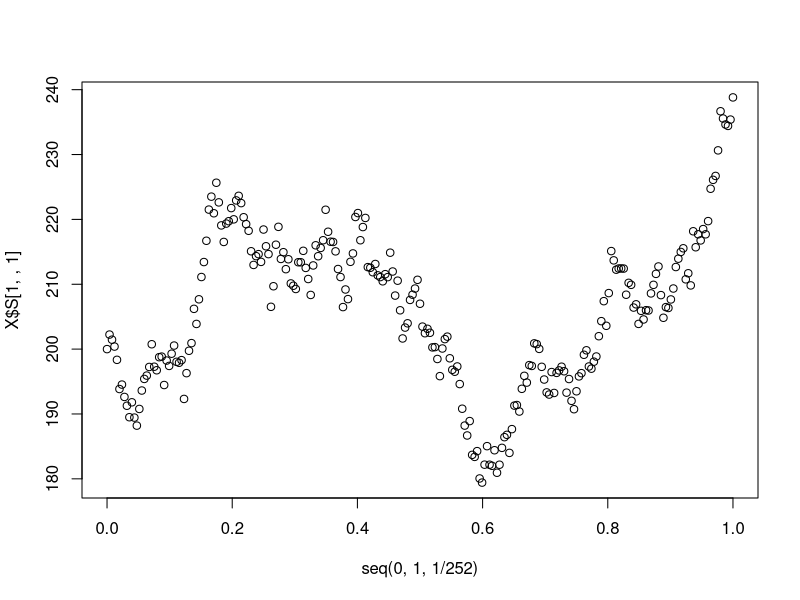
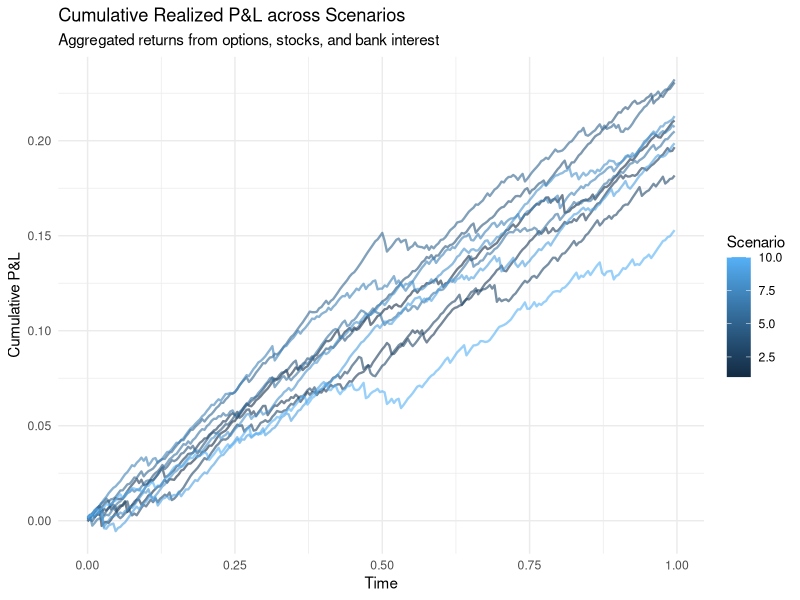
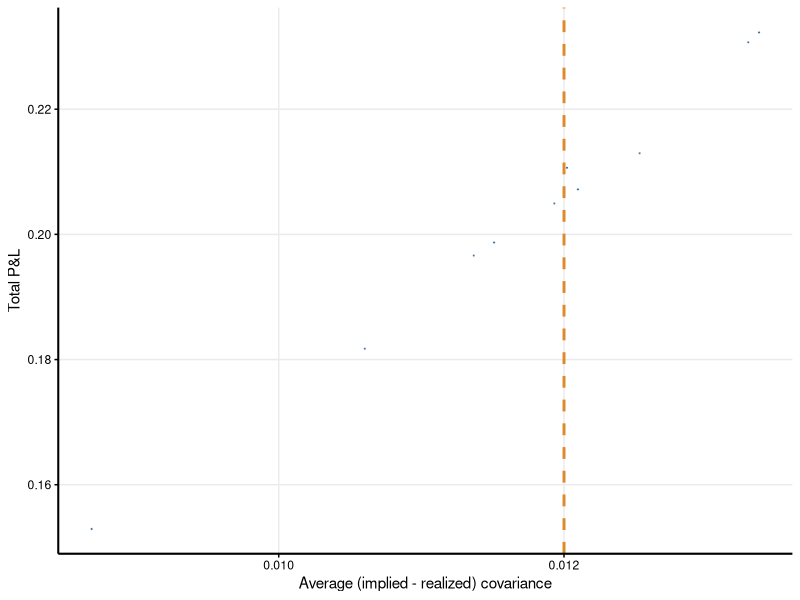
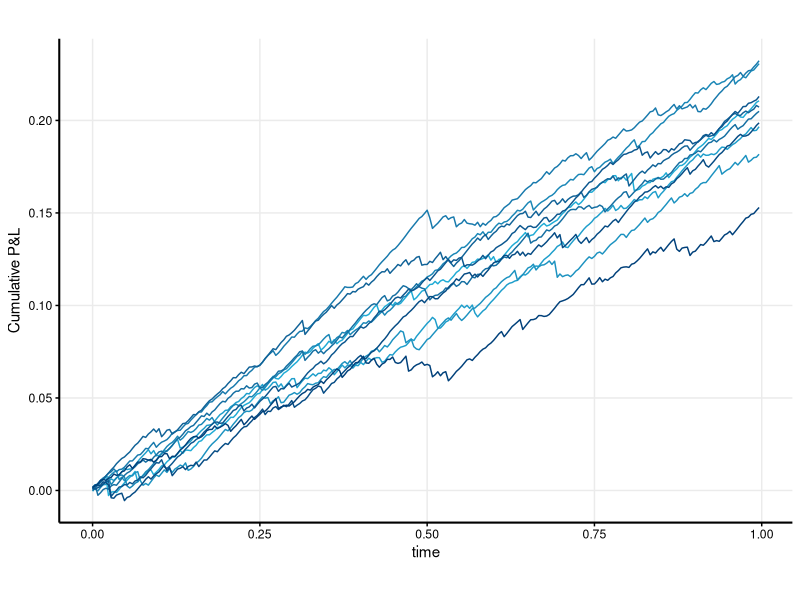
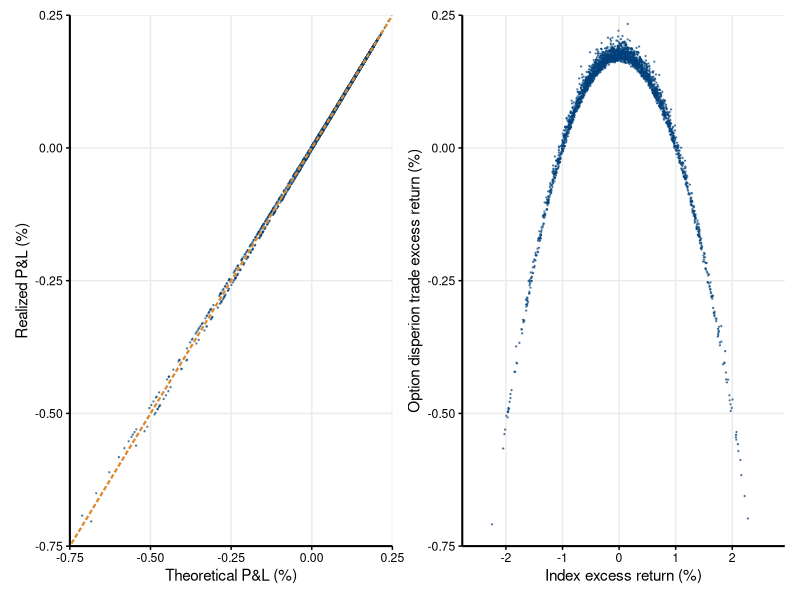
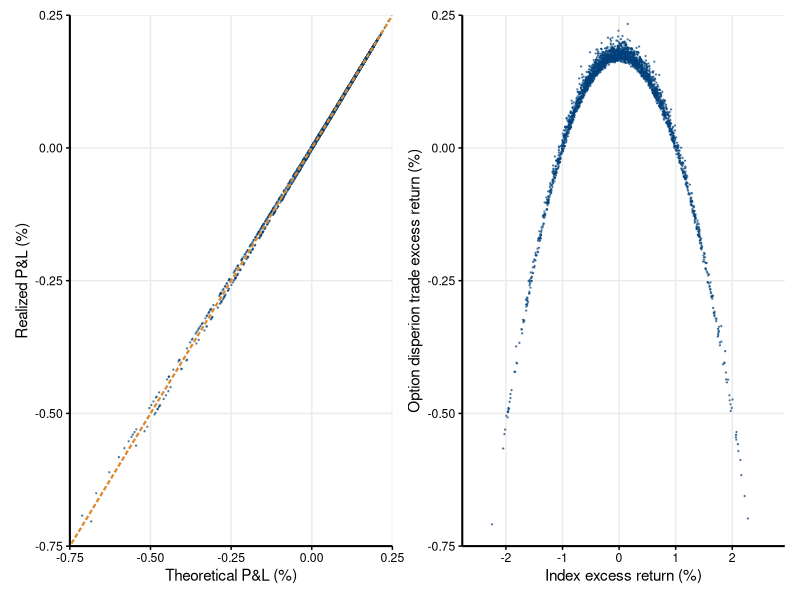

The R script that drew these images, in order:
#------------------------- General Purpose -------------------------
# This file supports the analysis from Chapter 5 in the thesis. 

#------------------------- !! Important !! -------------------------
# To specifically obtain the figures from the thesis:
#   For figure 9 and 10 put:
#     d = 2 and 10
#     optiontype = "straddle" and "log"
#     nscenarios = 500
#     for_fig_11 = FALSE
#     run up to line 400
#     It will automatically take only the first 10 scenario's to plot figure 9.
#     After running all 4 scenario's, run lines 401 - 469 to make and save the figures.
#   For figure 11:
#     d = 10
#     optiontype = "straddle"
#     nscenarios = 10
#     for_fig_11 = TRUE
#     run all lines

library(ggplot2)
library(dplyr)
library(tidyr)
library(reshape2)
library(patchwork)
#detach("package:MASS", unload = TRUE)

#------------------------- 
#Input: Main parameters.
#-------------------------
#Nr of assets underlying the option
d = 10
#Nr of trading days in 1 year
nT = 252
#Nr of scenario's 
nscenarios = 10
#Maturity of the option (in years)
maturity= 1
#Type of hedge, can only be 'gamma'
greek_hedge = "gamma"
#The type of option, could be 'log' for a log-contract or 'straddle', for a straddle option.
optiontype = "straddle"
#Are the runs to obtain figure 11 from the thesis, put this to TRUE, 
#if it is to obtain figures 9 and 10 put it to FALSE.
#To obtain no particular figure, but for the analysis put it to TRUE.
for_fig_11 = TRUE

r=0.02
mu = 0.5
rho_P = 0.3
rho_Q = 0.6
ivP = 0.2
ivQ = 0.2

S0 = rep(200,d)

#computed parameter
dt = 1/nT
divisor = d #keeps index price around level of stocks


# Simulate stock paths in P-world


# Function that outputs list including simulated stock, variance and correlation paths useful for Q- and P-paths
# flag_antithetic used in Q-world to price options. NOT used in P-world -> otherwise correlated paths


EulerMaruyama_integrator <- function()
{
  Stocksim =   array(S0,c(d,nT+1,nscenarios))
  
  Sigma <- matrix(rho_P, nrow = d, ncol = d)
  diag(Sigma) <- 1
  L <- t(chol(Sigma))
    
  stocksim = array(S0,c(d,nT+1,nscenarios)) 
  
  for (i in (1:(nT)))
  {  
    Z = matrix(rnorm(d * nscenarios), nrow = d, ncol = nscenarios)
    
    # 2. Correlate them: L %*% Z results in the Multivariate Normal samples
    # W will be an (nsim x d) matrix to match your existing loop logic
    W = t(L %*% Z)
    
    for (sim in (1:nscenarios))
    {
      
    stocksim[,i+1,sim] = stocksim[,i,sim]*exp((r-ivP^2/2)*dt+ivP*sqrt(dt)*W[sim,])
    }
  }
  return(list(S = stocksim))
}

# Intermezzo: plotting an example
X <- EulerMaruyama_integrator()
plot(seq(0,1,1/252),X$S[1,,1])


#----------------------------
# Physical world: stock paths
#----------------------------

#SVR = Stock Variance Rho
Stocks <- EulerMaruyama_integrator()$S
Stocks_tp = Stocks[,2:(nT+1),]
#putting it in dataframe


# 1. 'Melt' the array into a data frame
# This automatically preserves numeric indices if the array doesn't have dimnames
df_s <- melt(Stocks,   varnames = c("security_id", "t", "scenario"), value.name = "Stock")
df_stp <- melt(Stocks_tp, varnames = c("security_id", "t", "scenario"), value.name = "Stock_tp")

# Insert security_id = d+1 for the index price

df_index <- df_s %>%
  group_by(scenario,t) %>%
  summarize(Stock = 1/divisor*sum(Stock),
            .groups = "drop")  %>%
  mutate(security_id = d+1) %>%
  select(scenario, t, security_id, Stock)

df <- rbind(df_s,df_index)

# Insert security_id = d+1 for the index price

df_index_tp <- df_stp %>%
  group_by(scenario,t) %>%
  summarize(Stock_tp = 1/divisor*sum(Stock_tp),
            .groups = "drop")  %>%
  mutate(security_id = d+1) %>%
  select(scenario, t, security_id, Stock_tp)

df_tp <- rbind(df_stp,df_index_tp)


#finalizing
df_simulated_marketdata <- df %>%
  left_join(df_tp, by = c("security_id", "t", "scenario")) %>%
  mutate(time = (t-1)/nT)


#--------------------------------------------------------
# Risk-neutral world: price Q-options using Black-Scholes
#--------------------------------------------------------

#determining the implied volatility of the index using lognormal approximations

iv_f <- function(security_id, Stockprices,rho){ #lognormal approximation
  iv = rep(0,d+1) #initialize vector
  iv[security_id != d+1] = ivQ
  
    w = Stockprices[security_id != d+1]/sum(Stockprices[security_id != d+1])
    dummy = sum(w^2)*exp(ivQ^2)
    
    for(i in 1:d)
    {
      j=1
      while(j<i)
      {
        dummy = dummy + 2*w[i]*w[j]*exp(ivQ^2*rho_Q*maturity) 
        j= j +1
      } 
    }
    iv[d+1] = sqrt(log(dummy)/maturity)
    
    return(data.frame(iv))
}

options(digits = 5)

df_simulated_marketdata <- df_simulated_marketdata %>%
  group_by(scenario,t) %>%
  arrange(security_id) %>%
  reframe(security_id = security_id,
          Stock = Stock,
          Stock_tp = Stock_tp,
          time = time,
          iv_f(security_id, Stock_tp,rho_Q)) %>%
  ungroup() %>%
  mutate(iv_tp = iv)

df_simulated_marketdata <- df_simulated_marketdata %>%
  group_by(scenario,t) %>%
  arrange(security_id) %>%
  reframe(security_id = security_id,
          Stock = Stock,
          Stock_tp = Stock_tp,
          time = time,
          iv_tp = iv,
          iv_f(security_id, Stock,rho_Q)) %>%
  ungroup() 



BS_price <- function(iv,S0,K,option_maturity,r, optiontype)
{
  d1 = 1/(iv*sqrt(option_maturity))*(log(S0/K)+(r+iv^2/2)*option_maturity)
  d2 = d1-iv*sqrt(option_maturity)
  price_call <- pnorm(d1)*S0-pnorm(d2)*K*exp(-r*option_maturity)
  price_put <-  pnorm(-d2)*K*exp(-r*option_maturity)-pnorm(-d1)*S0
  
  delta_call <- pnorm(d1)
  gamma_call <- dnorm(d1)/(S0*iv*sqrt(option_maturity))
  
  #straddle
  delta = 2*delta_call-1
  gamma = 2*gamma_call
  vega = K*exp(-r*option_maturity)*dnorm(d2,0,1)*(sqrt(option_maturity))
  if(optiontype == "straddle")
    {
     out = list(delta = delta, gamma = gamma, price = price_call+price_put)
    } else if (optiontype == "log"){
  out = list(
    price = exp(-r*option_maturity)*((r-iv^2/2)*option_maturity+log(S0/K)),
    delta = exp(-r*(option_maturity))/S0,
    gamma = -exp(-r*(option_maturity))/S0^2)
  }
  
  return(out)
}

df_simulated_marketdata <- df_simulated_marketdata %>%
  rowwise() %>%
  mutate(Option =  BS_price(iv,Stock,Stock,maturity,r,optiontype)$price,
         Option_tp = BS_price(iv,Stock_tp,Stock,maturity-dt,r,optiontype)$price,
         delta = BS_price(iv,Stock,Stock,maturity,r,optiontype)$delta,
         gamma = BS_price(iv,Stock,Stock,maturity,r,optiontype)$gamma) %>%
  ungroup()

# We compute option prices  O_t  = E_Q[ (S(t+T)-S(t))_+ | F_t]
#-------------------------------------------------------------

# Bob's portfolio is setup with ATM-options for which the strike at time t is given by S(t).

# Q-samples of S(t+T)| F_t


#----------------------
# Executing Bob's-trade
#----------------------

portfolio_f <- function(greek_hedge, security_id, gamma,delta,vega, Option,Stock,iv,rho_estimate)
{
  n = length(security_id)
  index = which(security_id == d+1)
  alpha_index = -sign(gamma[index])/Option[index]
  
  #We compute the vector signifying the shares in each option: shares_option
  if(greek_hedge == "gamma")
  {
    shares_option= -alpha_index*1/first(divisor)^2*gamma[index]/gamma
    shares_option[index] = alpha_index    
  } else if (greek_hedge == "vega"){
    #partial derivative of O_I w.r.t. sigma_i, with i the vector element
    z = 1/first(divisor)^2/IV[index]*(first(rho_estimate)*sum(IV)+(1-first(rho_estimate))*IV)
    partial_OI_partial_sigma_i = vega[index]*z
    
    shares_option = - partial_OI_partial_sigma_i/vega
    shares_option[index] = alpha_index
  }
  #Not correct yet: S_I = 1/D*(S1+...+Sd), the delta of the index needs to be scaled!!!
  shares_stock = -shares_option*delta
  
  shares_bank = -(sum(shares_option*Option)+sum(shares_stock*Stock))
  return(data.frame(shares_option,shares_stock, shares_bank))
}


df_trade_execution <- df_simulated_marketdata %>%
  group_by(time, scenario) %>%
  mutate(portfolio_f(greek_hedge,security_id,gamma,delta,vega,Option,Stock,iv,0)) %>%
  ungroup()

PNL_theoretical_f <- function(gamma, IV, S_Tp,S_T,dt)
{
  R = (S_Tp-S_T)/S_T
  return(0.5*gamma*S_T^2*(R^2-IV^2*dt)) #converts boolean to 1 and 0 values
}

df_trade_execution$PNL_theoretical <- PNL_theoretical_f(df_trade_execution$gamma, df_trade_execution$iv, df_trade_execution$Stock_tp,df_trade_execution$Stock,dt)

#--------------------------------
# Computing PNL of Bob's strategy
#--------------------------------

df_PNL <- df_trade_execution %>%
  group_by(time, scenario) %>%
  summarize(PNL_realized = sum(shares_option*(Option_tp-Option)+shares_stock*(Stock_tp-Stock))+first(shares_bank*(exp(r*dt)-1)),
            PNL_theoretical = sum(shares_option*PNL_theoretical),
            RM = sum((Stock_tp-Stock)/Stock*if_else(security_id==d+1,1,0)),
            #PNL_theoretical = sum(PNL_theoretical*shares_option),
            .groups = "drop") %>%
  filter(time != 1)


# cummulative PNL
df_PNL <- df_PNL %>%
  arrange(scenario, time) %>%
  group_by(scenario) %>%
  mutate(cumulative_PNL = cumsum(PNL_realized)) %>%
  ungroup()

#--------------------------------
# Plotting all scenario's ran.
#--------------------------------

ggplot(df_PNL, aes(x = time, y = cumulative_PNL, color = scenario, group = scenario)) +
  # Realized P&L Lines for all scenarios
  geom_line(alpha = 0.6, size = 0.8) + 
  labs(
    title = "Cumulative Realized P&L across Scenarios",
    subtitle = "Aggregated returns from options, stocks, and bank interest",
    x = "Time",
    y = "Cumulative P&L",
    color = "Scenario"
  ) +
  theme_minimal() +
  theme(legend.position = "right")

#--------------------------------
# Preparing for figure 9. (only plotting up to scenario 10)
#--------------------------------

df_PNL_filtered <- df_PNL %>%
  filter(scenario <= 10)

pl_evol <- ggplot(df_PNL_filtered, aes(x  = time, y = cumulative_PNL, group = scenario)) + 
  geom_line(aes(colour = scenario), linewidth = 0.5, linetype = 1) +
  scale_colour_gradientn(colours = c("#1FABD5", "#00407A")) +
   ylab(expression("Cumulative P&L")) + xlab("time")+theme_minimal() +theme(aspect.ratio=0.66,legend.position = "none")+  theme(
    axis.line = element_line(color = "black", linewidth = 0.7),
    axis.text = element_text(color = "black"),
    axis.ticks = element_line(color = "black"),panel.grid.minor = element_blank()
  )

assign(paste0("pl_evol_",optiontype, d),pl_evol)
print(paste0("pl_evol_",optiontype, d))

#------------------------------------------------------------
# Comparing with difference realized and implied correlations
#------------------------------------------------------------

df_diff_cov <- df_simulated_marketdata %>%
  filter(security_id != d+1) %>%
  group_by(scenario, security_id) %>%
  mutate(return = (Stock_tp-Stock)/Stock) %>%
  mutate(w = Stock/sum(Stock)) %>%
  ungroup() %>%
  filter(!is.na(return)) %>%
  group_by(time, scenario) %>%
  summarize(realized_cov_day = sum(w*return)^2-sum((w*return)^2),
            implied_cov_day = dt*ivQ^2*rho_Q*(sum(w)^2-sum(w^2)),
            denumerator_day = dt*(sum(w)^2-sum(w^2)),
            .groups = "drop") %>%
  group_by(scenario) %>%
  summarize(realized_cov = sum(realized_cov_day),
            implied_cov  = sum(implied_cov_day),
            denumerator  = sum(denumerator_day),
            .groups = "drop") %>%
  mutate(diff_impl_real_cov = (implied_cov-realized_cov)/denumerator)

df_tot_PNL <- df_PNL %>%
  filter(time == 1-dt)

df_scatter_plot <- df_tot_PNL %>%
  inner_join(df_diff_cov, by = c("scenario"))

#--------------------------------
# Preparing figure 10.
#--------------------------------

pl_cummul <- ggplot(df_scatter_plot, aes(x = diff_impl_real_cov, y = cumulative_PNL)) +
  geom_point(alpha = 0.5, color = "#00407A", size = 0.15) + 
  labs(
    x = "Average (implied - realized) covariance",
    y = "Total P&L",
  ) +scale_x_continuous(breaks = c(0.008,0.01, 0.012,0.014,0.016)) +

  geom_vline(xintercept = 0.012, color = "#DD8A2E", linewidth = 1, linetype = "dashed") +
  theme_minimal()+ 
  theme(
    axis.line = element_line(color = "black", linewidth = 0.7),
    axis.text = element_text(color = "black"),
    axis.ticks = element_line(color = "black"),panel.grid.minor = element_blank()
  )

plot_time <- paste0("pl_evol_",optiontype, d)
plot_cumul <- paste0("pl_scatter_",optiontype, d)

assign(plot_time,pl_evol)
assign(plot_cumul,pl_cummul)

print(paste0("pl_scatter_",optiontype, d))
print(paste0("pl_evol_",optiontype, d))

get(paste0("pl_scatter_",optiontype, d))
get(paste0("pl_evol_",optiontype, d))

#------------------------- 
# Constructing figures 9 and 10 from the paper, make sure to have run up to line 397 for the following 4 scenarios.
# Log-contract (optiontype) with 2 assets (d).
# Log-contract (optiontype) with 10 assets (d).
# Straddle-contract (optiontype) with 2 assets (d).
# Straddle-contract (optiontype) with 10 assets (d).
# All 4 should be in memory.
# When all 4 are in memory, run up to 469 to obtain figure 9 and 10.
#-------------------------

if (!for_fig_11) {
  #-------------------------
  # Figure 9
  #-------------------------
  
  #Test if everything is loaded properly
  pl_evol_log2
  pl_evol_log10
  pl_evol_straddle2
  pl_evol_straddle10
  
  # Combine plots: (Top Row) / (Bottom Row)
  combined_plot <- ((pl_evol_log2) + pl_evol_log10) / 
    ((pl_evol_straddle2)+ pl_evol_straddle10) + 
    plot_annotation(tag_levels = 'a')
  
  # Display the result
  combined_plot
  
  #Save the result for figure 9
  setwd(dirname(rstudioapi::getActiveDocumentContext()$path))
  setwd(paste0("Figures"))
  ggsave('Figure9_log2log10straddle2straddle10_evol.png', 
         plot=combined_plot,
         width = 6.5,
         height = 5,
         units = "in",   
         dpi = 300       
  )
  
  #-------------------------
  # Figure 10
  #-------------------------
  
  #test if all 4 scenario's are in memory.
  pl_scatter_log2
  pl_scatter_log10
  pl_scatter_straddle2
  pl_scatter_straddle10
  
  # Combine plots: (Top Row) / (Bottom Row)
  combined_plot <- ((pl_scatter_log2 +scale_x_continuous(breaks = c(0.006,0.009, 0.012,0.015,0.018))) + pl_scatter_log10) / 
    ((pl_scatter_straddle2 +scale_x_continuous(breaks = c(0.006,0.009, 0.012,0.015,0.018)))+ pl_scatter_straddle10) + 
    plot_annotation(tag_levels = 'a')
  
  # Display the result
  combined_plot
  
  setwd(dirname(rstudioapi::getActiveDocumentContext()$path))
  setwd(paste0("Figures"))
  ggsave('Figure10_log2log10straddle2straddle10_scatter.png', 
         plot=combined_plot,
         width = 6.5,
         height = 5,
         units = "in",   
         dpi = 300       
    )
}

#-------------------------
# Analysis of returns
#-------------------------

#1. Single index model / CAPM
df_CAPM <- df_PNL %>%
  mutate(Re= PNL_realized-((1+r)^(1/365)-1), RMe = RM-((1+r)^(1/365)-1)) %>%
  select(Re,RMe)

capm_model <- lm(Re ~ RMe, data = df_CAPM)

summary(capm_model)

#-------------------------
# Prepare for figure 11.
#-------------------------

pl_capm <- ggplot(df_CAPM, aes(x = RMe*100, y =Re*100)) +
  geom_point(alpha = 0.5, color = "#00407A", size = 0.2) +
  scale_y_continuous(breaks = c(-0.75,-0.5,-0.25, 0,0.25),limits = c(-0.75, 0.25),expand = c(0, 0)
  ) +  
  labs(
    x = "Index excess return (%)",
    y = "Option disperion trade excess return (%)",
    color = "Legend Title",
    linetype = "Legend Title"  )+
  # 50-day Simple Moving Average
  
  theme_minimal() +
  theme(panel.grid.minor = element_blank())+
  theme(
    axis.line = element_line(color = "black", linewidth = 0.7),
    axis.text = element_text(color = "black"),
    axis.ticks = element_line(color = "black"),panel.grid.minor = element_blank()
  )


pl_real_vs_theor <- ggplot(df_PNL, aes(x = PNL_theoretical*100, y = PNL_realized*100)) +
  geom_point(alpha = 0.5, color = "#00407A", size = 0.2) +
  geom_abline(intercept = 0, slope = 1, color = "#DD8A2E", linetype = "21", linewidth = 0.78) +
  scale_y_continuous(breaks = c(-0.75,-0.5,-0.25, 0,0.25),limits = c(-0.75, 0.25),expand = c(0, 0))+
  scale_x_continuous(breaks = c(-0.75,-0.5,-0.25, 0,0.25),limits = c(-0.75, 0.25),expand = c(0, 0))+
  labs(
    x = "Theoretical P&L (%)",
    y = "Realized P&L (%)",
    color = "Legend Title",
    linetype = "Legend Title"  )+
  # 50-day Simple Moving Average
  
  theme_minimal() +
  theme(panel.grid.minor = element_blank())+
  theme(
    axis.line = element_line(color = "black", linewidth = 0.7),
    axis.text = element_text(color = "black"),
    axis.ticks = element_line(color = "black"),panel.grid.minor = element_blank()
  )

pl_analysis <- (pl_real_vs_theor + pl_capm)

# Display the result
print(pl_analysis)

# Save the result
setwd(dirname(rstudioapi::getActiveDocumentContext()$path))
setwd(paste0("Figures"))
ggsave('Figure11_Simulations_Analysis.png', 
plot=pl_analysis,
width = 7,
height = 3.5,
units = "in", 
dpi = 300     
)
